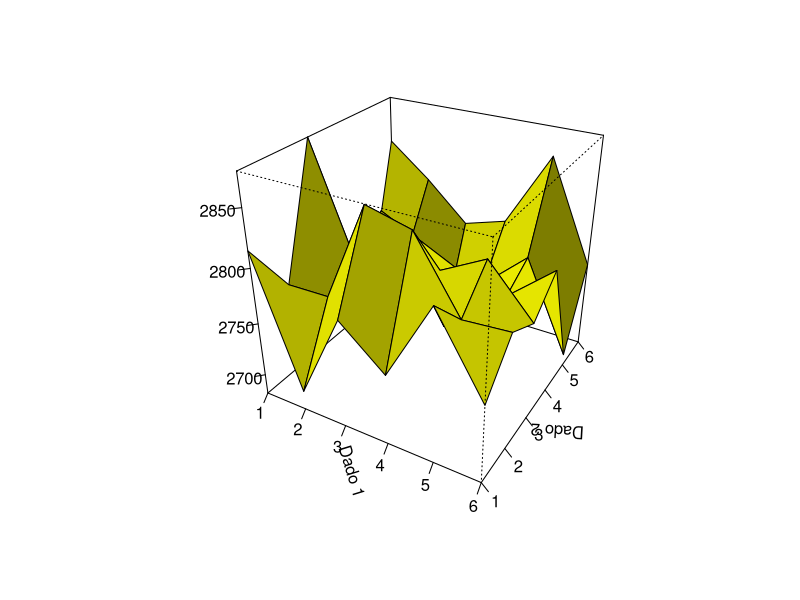

Reproduce this figure in R.
# David Cabezas

# Función que simula una realización del experimento, suponiendo que los seis números del dado tienen
# la misma probabilidad de salir.
dado2 <- function(){
  return( sample(6,2,T) )  # Devuelve un vector con los resultados de los dos lanzamientos
}

dado2()

# Repetimos el experimento 100000 veces almacenando el número de veces que se da cada resultado en una matriz,
# la fila indica el resultado del primer lanzamiento y la columna el del segundo.

resultados=matrix(data=rep(0,len=6*6), nrow=6, ncol=6) # Comenzamos con 0 en el contador de cada posible resultado

repeticiones=100000

for (i in 1:repeticiones) {
  res=dado2()
  resultados[res[1],res[2]]=resultados[res[1],res[2]]+1
}

resultados # Frecuencia de cada posible resultado
sum(resultados) # Deben sumar 100000

# Frecuencias de cada posible resultado
for ( i in 1:6){
  for (j in 1:6){
    cat(resultados[i,j]) # Frecuencia del resultado (i,j), valor i en el primer lanzamiento y valor j en el segundo
    cat(' ')
    }
  cat('\n')
}

# Superficie con las frecuencias
persp(x=1:6,y=1:6,resultados, xlab='Dado 1', ylab='Dado 2', zlab='', r=4,
      axes=T, ticktype='detailed', col='yellow', theta=30, phi=30, shade=0.2)

# Suponiendo que el dado no está cargado, los sucesos elementalos son equiprobables.
# Para calcular la probabilidad de que la suma de ambas puntuaciones sea mayor
# que 9, basta dividir el número de casos favorables entre el número de posibles.
# Para que los resultados sumen 10 o más (mayor que 9) hay 6 sucesos favorables:
# (4,6), (5,5), (5,6), (6,4), (6,5), (6,6)
# Por tanto, la probabilidad es 6/36=1/6.

# Resultados favorables en la simulación:
favorables=0
for ( i in 4:6){
  for (j in 4:6){
    if( i+j>9){
      favorables=favorables+resultados[i,j]
    }
  }
}

favorables # 16727
# Frecuencia relativa
favorables/repeticiones # 0.16727; 1/6 = 0.1666667
# La frecuencia relativa difiere ligeramente de la probabilidad real, pero
# es muy similar
